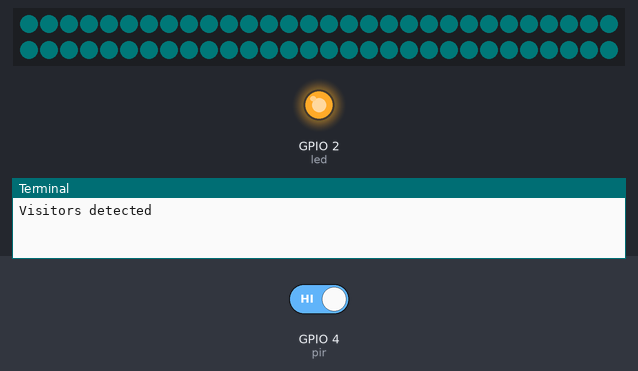
This program was run on a simulated Raspberry Pi (BCM pin numbers). Shown: 60 RGB LEDs in strip order, left to right, continuing on the next row, output pins drawn as LEDs (lit = HIGH), the last lines printed to the terminal. The test bench sets the inputs (shaded band); at power-on: GPIO 4 (pir) HIGH. Dim RGB values are drawn brighter than linear.

Above: at 2.53 s.
3.0 s: GPIO 4 (pir) driven LOW
At 10.4 s:
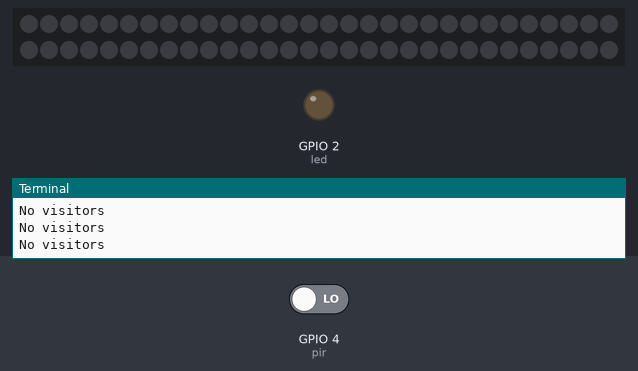
10.8 s: GPIO 4 (pir) driven HIGH
At 11.4 s:
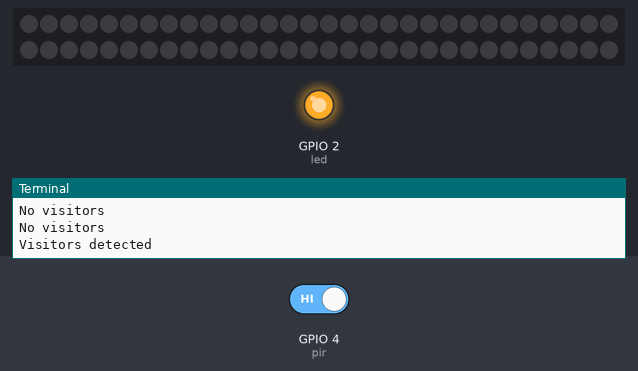
Timing chart, 0 to 13.8 s (numbered marks = the images above; inputs shaded):
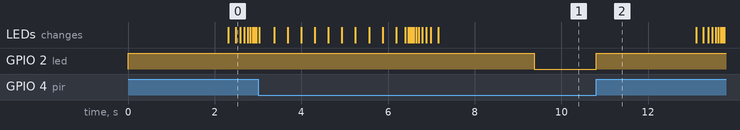

Measured:
- after the input at 3.0 s, GPIO 2 (led): HIGH → LOW after 6.4 s
- after the input at 10.8 s, GPIO 2 (led): LOW → HIGH at once

The program:

Pir_NeoPixel.py
```python
# Simple test for NeoPixels on Raspberry Pi

import time
import board
import digitalio
import neopixel
import adafruit_fancyled.adafruit_fancyled as fancy

import sys
import pygame as pg
import os

# Choose an open pin connected to the Data In of the NeoPixel strip, i.e. board.D18
# NeoPixels must be connected to D10, D12, D18 or D21 to work.
pixel_pin = board.D18

# The number of NeoPixels
num_pixels = 60

# The order of the pixel colors - RGB or GRB. Some NeoPixels have red and green reversed!
# For RGBW NeoPixels, simply change the ORDER to RGBW or GRBW.
ORDER = neopixel.GRB

pixels = neopixel.NeoPixel(pixel_pin, num_pixels, brightness= 1.0, auto_write=False, pixel_order=ORDER)

def play_music(music_file):
    '''
    stream music with mixer.music module in blocking manner
    this will stream the sound from disk while playing
    '''
    clock = pg.time.Clock()
    try:
        pg.mixer.music.load(music_file)
        print("Music file {} loaded!".format(music_file))
    except pg.error:
        print("File {} not found! {}".format(music_file, pg.get_error()))
        return

    pg.mixer.music.play()

def wheel(pos):
    # Input a value 0 to 255 to get a color value.
    # The colours are a transition r - g - b - back to r.
    if pos < 0 or pos > 255:
        r = g = b = 0
    elif pos < 85:
        r = int(pos * 3)
        g = int(255 - pos * 3)
        b = 0
    elif pos < 170:
        pos -= 85
        r = int(255 - pos * 3)
        g = 0
        b = int(pos * 3)
    else:
        pos -= 170
        r = 0
        g = int(pos * 3)
        b = int(255 - pos * 3)
    return (r, g, b) if ORDER in (neopixel.RGB, neopixel.GRB) else (r, g, b, 0)


def rainbow_cycle(wait):
    for j in range(255):
        for i in range(num_pixels):
            pixel_index = (i * 256 // num_pixels) + j
            pixels[i] = wheel(pixel_index & 255)
        pixels.show()
        time.sleep(wait)

def pulsatingHSV(wait, gValue):
    for j in range(256):
        for i in range(num_pixels):
            colorHSV = fancy.CHSV(0.5, 1.0, j/255.)  # CYAN
            colorRGB = fancy.CRGB(colorHSV)
            #print(colorHSV.hue, colorHSV.saturation, colorHSV.value)
            #print("ramp up ", colorRGB.red, colorRGB.green, colorRGB.blue)
            #pixels.fill(colorRGB.red, colorRGB.green, colorRGB.blue)
            colorGamma = fancy.gamma_adjust(colorHSV, gamma_value=gValue)
            pixels[i] = colorGamma.pack()
        pixels.show()
        time.sleep(wait)
    for j in range(256):
        for i in range(num_pixels):
            colorHSV = fancy.CHSV(0.5, 1.0, 1.0 - j/255.)  # CYAN
            #print(colorHSV.hue, colorHSV.saturation, colorHSV.value)
            colorRGB = fancy.CRGB(colorHSV)
            #print("ramp down ", colorRGB.red, colorRGB.green, colorRGB.blue)
            colorGamma = fancy.gamma_adjust(colorHSV, gamma_value=gValue)
            pixels[i] = colorGamma.pack()
        pixels.show()
        time.sleep(wait)


trigger = False
#play_music(soundfile)

led = digitalio.DigitalInOut(board.D2)
led.direction = digitalio.Direction.OUTPUT

pir = digitalio.DigitalInOut(board.D4)
pir.direction = digitalio.Direction.INPUT
pir.pull = digitalio.Pull.UP

while True:

    if pir.value == False:                 #When output from motion sensor is LOW
        print ("No visitors")
        led.value = False  #Turn OFF LED
        trigger = False
    elif pir.value == True:               #When output from motion sensor is HIGH
        print ("Visitors detected")
        led.value = True  #Turn ON LED
        time.sleep(0.1)
        if not trigger:
            trigger = True

    if trigger:
        trigger = False

        pixels.fill((0, 0, 0))
        pixels.show()
        time.sleep(1)
        pulsatingHSV(0.01, 5.0)
        time.sleep(1)
        #rainbow_cycle(0.001)  # rainbow cycle with 1ms delay per step
        pixels.fill((0, 0, 0))
        pixels.show()
```
